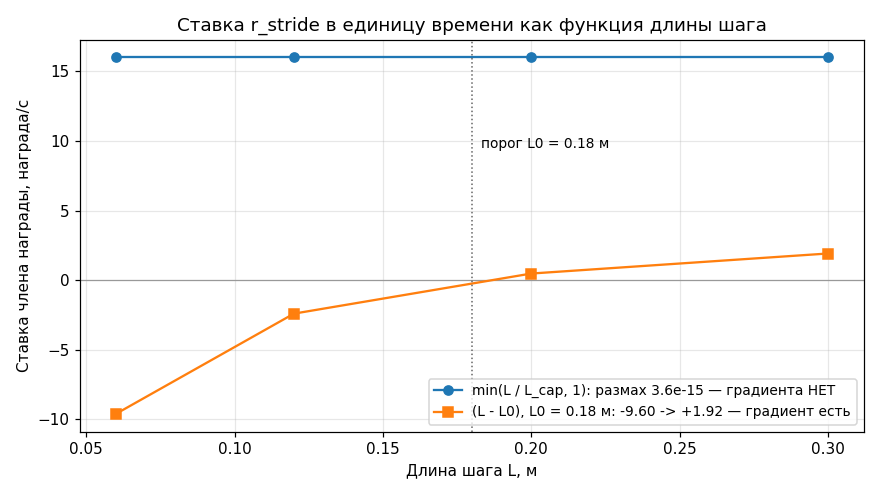

Write Python code to recreate this figure.
# -*- coding: utf-8 -*-
"""Ставка члена r_stride в награду/с как функция длины шага.

Числа взяты из таблицы записи №2 главы 08_pitfalls.md (вывод sweep_term +
gradient_report тулкита урока: dt = 0.005 с, v = 0.30 м/с, W = 8).
Ничего не досчитывается и не интерполируется — рисуются ровно те четыре точки.
"""
import os
import matplotlib.pyplot as plt

stride = [0.06, 0.12, 0.20, 0.30]        # длина шага, м
rate_cap = [16.0, 16.0, 16.0, 16.0]      # плата min(L / L_cap, 1) за посадку
rate_thr = [-9.60, -2.40, 0.48, 1.92]    # плата (L - L0) за посадку, L0 = 0.18 м

fig, ax = plt.subplots(figsize=(8, 4.5), dpi=110)
ax.axhline(0.0, linewidth=0.8, color="0.6")
ax.plot(stride, rate_cap, marker="o",
        label="min(L / L_cap, 1): размах 3.6e-15 — градиента НЕТ")
ax.plot(stride, rate_thr, marker="s",
        label="(L - L0), L0 = 0.18 м: -9.60 -> +1.92 — градиент есть")
ax.axvline(0.18, linestyle=":", linewidth=1.0, color="0.4")
ax.annotate("порог L0 = 0.18 м", xy=(0.183, 9.5), fontsize=9)

ax.set_xlabel("Длина шага L, м")
ax.set_ylabel("Ставка члена награды, награда/с")
ax.set_title("Ставка r_stride в единицу времени как функция длины шага")
ax.legend(loc="lower right", fontsize=9)
ax.grid(True, alpha=0.3)
fig.tight_layout()
fig.savefig(os.path.join(os.path.dirname(os.path.abspath(__file__)),
                         "stride_reward_gradient.png"))
